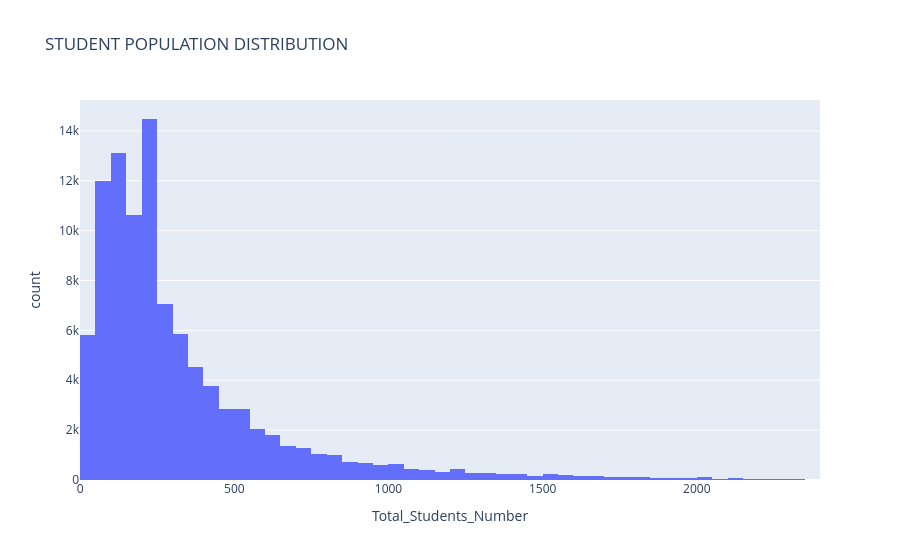

This figure's notebook cell:
### Code cell
# Part 4: Data Visualization
# Create clear and well-labeled visualizations using Plotly. 
# At minimum, include:
#      Histogram of student population

fig = px.histogram(df, 
    x='Total_Students_Number',
    nbins=50,
    title="STUDENT POPULATION DISTRIBUTION"
)

fig.show()

### Figure 1 — Plotly figure (JSON) as saved in the notebook; plotly's stock layout.template omitted (floating-point values rounded to 4 significant figures; data arrays with more than 128 entries replaced by an {"elided": "..."} marker saying what was removed)
{"data": [{"bingroup": "x", "hovertemplate": "Total_Students_Number=%{x}<br>count=%{y}<extra></extra>", "legendgroup": "", "marker": {"color": "#636efa", "pattern": {"shape": ""}}, "name": "", "nbinsx": 50, "orientation": "v", "showlegend": false, "type": "histogram", "x": {"elided": "98667 float values"}, "xaxis": "x", "yaxis": "y"}], "layout": {"barmode": "relative", "legend": {"tracegroupgap": 0}, "title": {"text": "STUDENT POPULATION DISTRIBUTION"}, "xaxis": {"anchor": "y", "domain": [0, 1], "title": {"text": "Total_Students_Number"}}, "yaxis": {"anchor": "x", "domain": [0, 1], "title": {"text": "count"}}}}
